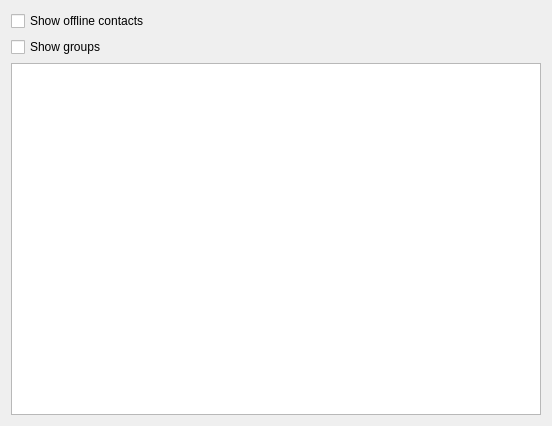
<?xml version="1.0" encoding="UTF-8"?>
<ui version="4.0">
 <class>Config</class>
 <widget class="QWidget" name="Config">
  <property name="geometry">
   <rect>
    <x>0</x>
    <y>0</y>
    <width>552</width>
    <height>426</height>
   </rect>
  </property>
  <layout class="QVBoxLayout" name="verticalLayout">
   <item>
    <layout class="QVBoxLayout" name="verticalLayout_2">
     <item>
      <widget class="QCheckBox" name="showOfflineContacts">
       <property name="text">
        <string>Show offline contacts</string>
       </property>
      </widget>
     </item>
     <item>
      <widget class="QCheckBox" name="showGroups">
       <property name="text">
        <string>Show groups</string>
       </property>
      </widget>
     </item>
    </layout>
   </item>
   <item>
    <widget class="QTreeView" name="contactsList"/>
   </item>
  </layout>
 </widget>
 <resources/>
 <connections/>
</ui>
